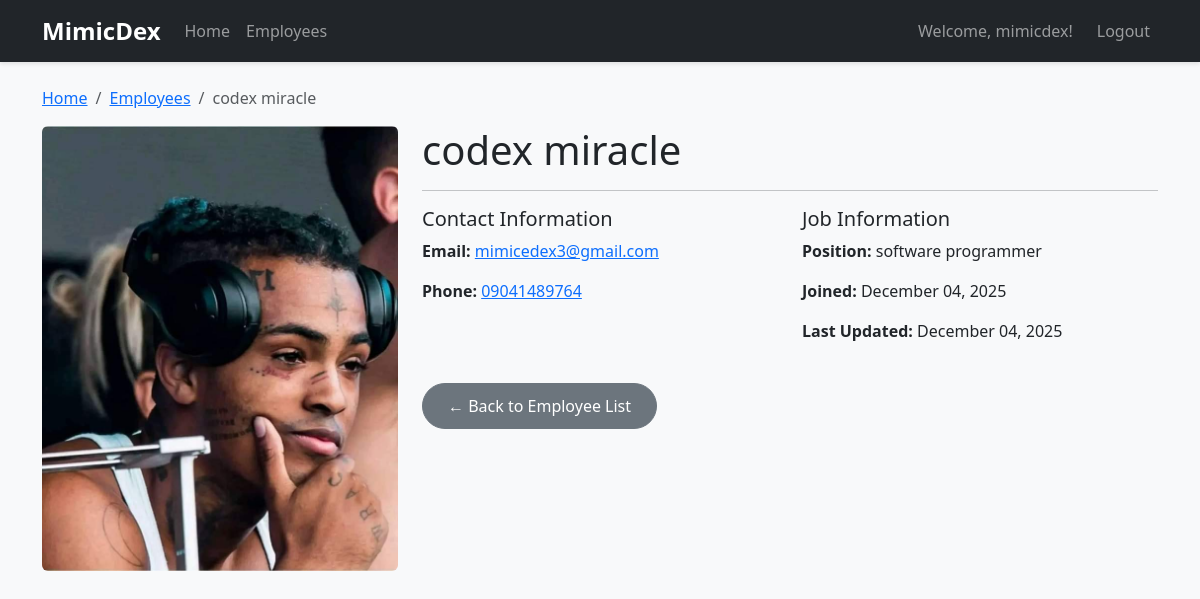
/employees/1/ (signed in), run on the app's committed database.
### employees/models.py (models this page shows, shortened)
class Employee(models.Model):
    first_name = models.CharField(max_length=100)
    last_name = models.CharField(max_length=100)
    photo = models.ImageField(upload_to='images')
    designation = models.CharField(max_length=100)
    email_address =models.EmailField(max_length=100, unique=True)
    Phone_number = models.CharField(max_length=12, blank=True)
    created_at = models.DateTimeField(auto_now_add=True)
    updated_at = models.DateTimeField(auto_now=True)

### employees/views.py (the view)
# urls.py: path('<int:pk>/', views.employee_detail, name='employee_detail'),
@login_required
def employee_detail(request, pk):
    employee = Employee.objects.get(pk=pk)
    return render(request, 'employees/employee_detail.html', {'employee': employee})

### templates/employees/employee_detail.html (shortened to what this page needs)
{% load static %}
<!DOCTYPE html>
<html lang="en">
<head>
    <link href="https://cdn.jsdelivr.net/npm/bootstrap@5.3.8/dist/css/bootstrap.min.css" rel="stylesheet">
    <link rel="stylesheet" href="{% static 'css/style.css' %}">
</head>
<body>
    <nav class="navbar navbar-expand-lg navbar-dark bg-dark">
        <div class="container">
            <a class="navbar-brand" href="{% url 'home' %}">MimicDex</a>
            <div class="navbar-nav me-auto">
                <a class="nav-link" href="{% url 'home' %}">Home</a>
                <a class="nav-link" href="{% url 'employees:employee_list' %}">Employees</a>
            </div>
            <div class="navbar-nav">
                {% if user.is_authenticated %}
                    <span class="navbar-text me-3">Welcome, {{ user.first_name|default:user.username }}!</span>
                    <a class="nav-link" href="{% url 'logout' %}">Logout</a>
                {% else %}
                    <a class="nav-link" href="{% url 'login' %}">Login</a>
                    <a class="nav-link" href="{% url 'signup' %}">Sign Up</a>
                {% endif %}
            </div>
        </div>
    </nav>
    <div class="container mt-4">
        <div class="row">
            <div class="col-12">
                <nav aria-label="breadcrumb">
                    <ol class="breadcrumb">
                        <li class="breadcrumb-item"><a href="{% url 'home' %}">Home</a></li>
                        <li class="breadcrumb-item"><a href="{% url 'employees:employee_list' %}">Employees</a></li>
                        <li class="breadcrumb-item active">{{ employee.first_name }} {{ employee.last_name }}</li>
                    </ol>
                </nav>
            </div>
        </div>
        <div class="row">
            <div class="col-md-4">
                {% if employee.photo %}
                    <img src="{{ employee.photo.url }}" class="img-fluid rounded" alt="{{ employee.first_name }}">
                {% else %}
                    <div class="bg-light rounded d-flex align-items-center justify-content-center" style="height: 300px;">
                        <span class="text-muted">No Photo Available</span>
                    </div>
                {% endif %}
            </div>
            <div class="col-md-8">
                <h1>{{ employee.first_name }} {{ employee.last_name }}</h1>
                <hr>
                <div class="row">
                    <div class="col-sm-6">
                        <h5>Contact Information</h5>
                        <p><strong>Email:</strong> <a href="mailto:{{ employee.email_address }}">{{ employee.email_address }}</a></p>
                        {% if employee.Phone_number %}
                            <p><strong>Phone:</strong> <a href="tel:{{ employee.Phone_number }}">{{ employee.Phone_number }}</a></p>
                        {% endif %}
                    </div>
                    <div class="col-sm-6">
                        <h5>Job Information</h5>
                        <p><strong>Position:</strong> {{ employee.designation }}</p>
                        <p><strong>Joined:</strong> {{ employee.created_at|date:"F d, Y" }}</p>
                        <p><strong>Last Updated:</strong> {{ employee.updated_at|date:"F d, Y" }}</p>
                    </div>
                </div>
                <div class="mt-4">
                    <a href="{% url 'employees:employee_list' %}" class="btn btn-secondary">← Back to Employee List</a>
                </div>
            </div>
        </div>
    </div>
</body>
</html>

### mysite/static/css/style.css (style rules this page uses)
body { font-family: 'Segoe UI', Tahoma, Geneva, Verdana, sans-serif; background-color: #f8f9fa; }
.navbar-brand { font-weight: bold; font-size: 1.5rem; }
.btn { border-radius: 25px; padding: 10px 25px; font-weight: 500; }
.navbar { box-shadow: 0 2px 4px rgba(0,0,0,0.1); }
.breadcrumb { background-color: transparent; padding: 0; }

### data on the page
Employee: first_name "codex", last_name "miracle", photo (picture), email_address "mimicedex3@gmail.com", Phone_number "09041489764", designation "software programmer", created_at "December 04, 2025", updated_at "December 04, 2025"

### other printed values
{{ user.first_name|default:user.username }} "mimicdex"
